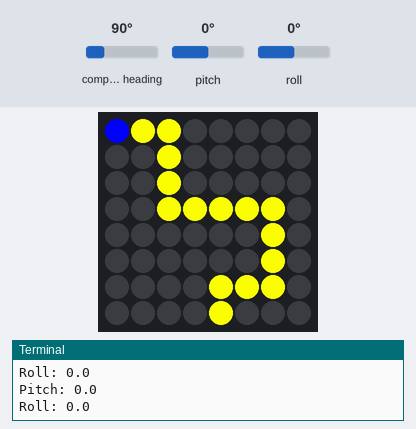
Bench run of a program on a simulated Raspberry Pi (BCM pin numbers) with a Sense HAT. On the bench: the Sense HAT's 8×8 RGB LED matrix, the last lines printed to the terminal. The inputs (shaded band) are chosen by the test bench; at power-on: pitch 0°, roll 0°, compass heading 90°. The Sense HAT reports a negative pitch or roll as 360° plus the angle.

Above: at 1.2 s.
1.3 s: pitch set to -86°
At 2.27 s:
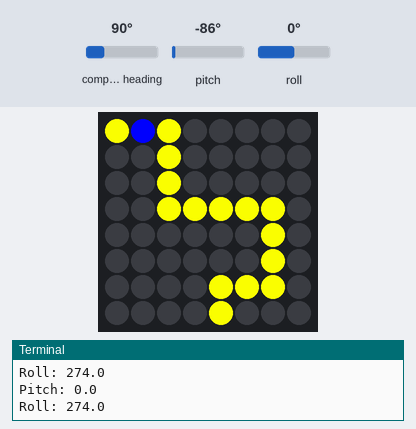
3.9 s: roll set to 86°
5.6 s: roll set to -86°
At 6.75 s:
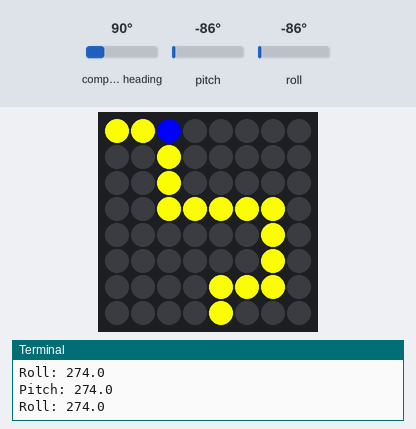
Timing chart, 0 to 8.6 s (numbered marks = the images above; inputs shaded):
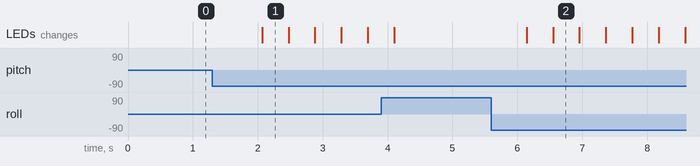

The program:

tightrope-finished-main.py
```python
#!/bin/python3

from sense_hat import SenseHat
from time import sleep

sense = SenseHat()

y = [255, 255, 0]
x = [0, 0, 0]
b = [0, 0, 255]

perx = 0
pery = 0

ruta = [
  y,y,y,x,x,x,x,x,
  x,x,y,x,x,x,x,x,
  x,x,y,x,x,x,x,x,
  x,x,y,y,y,y,y,x,
  x,x,x,x,x,x,y,x,
  x,x,x,x,x,x,y,x,
  x,x,x,x,y,y,y,x,
  x,x,x,x,y,x,x,x
]

while True:
  sense.set_pixels(ruta)
  sense.set_pixel(perx, pery, b)

  cabeceo = sense.get_orientation()['pitch']
  alabeo = sense.get_orientation()['roll']

  print('Pitch:', alabeo)
  print('Roll:', cabeceo)

  if 270 < cabeceo < 315 and perx < 7:
    perx += 1

  if 45 < cabeceo < 90 and perx > 0:
    perx -= 1

  if 45 < alabeo < 90 and pery < 7:
    pery += 1

  if 270 < alabeo < 315 and pery > 0:
    pery -= 1

  pixel_actual= sense.get_pixel(perx, pery)
  if pixel_actual == x:
    perx = 0
    pery = 0

  sleep(0.4)
```

Measured:
- after the input at 1.3 s, the LEDs: change after 0.77 s (image 1)
- after the input at 5.6 s, the LEDs: first change after 0.54 s (image 2 shows a later state)
- what the display in image 1 shows lasts 0.4 s, from 2.1 s to 2.5 s
